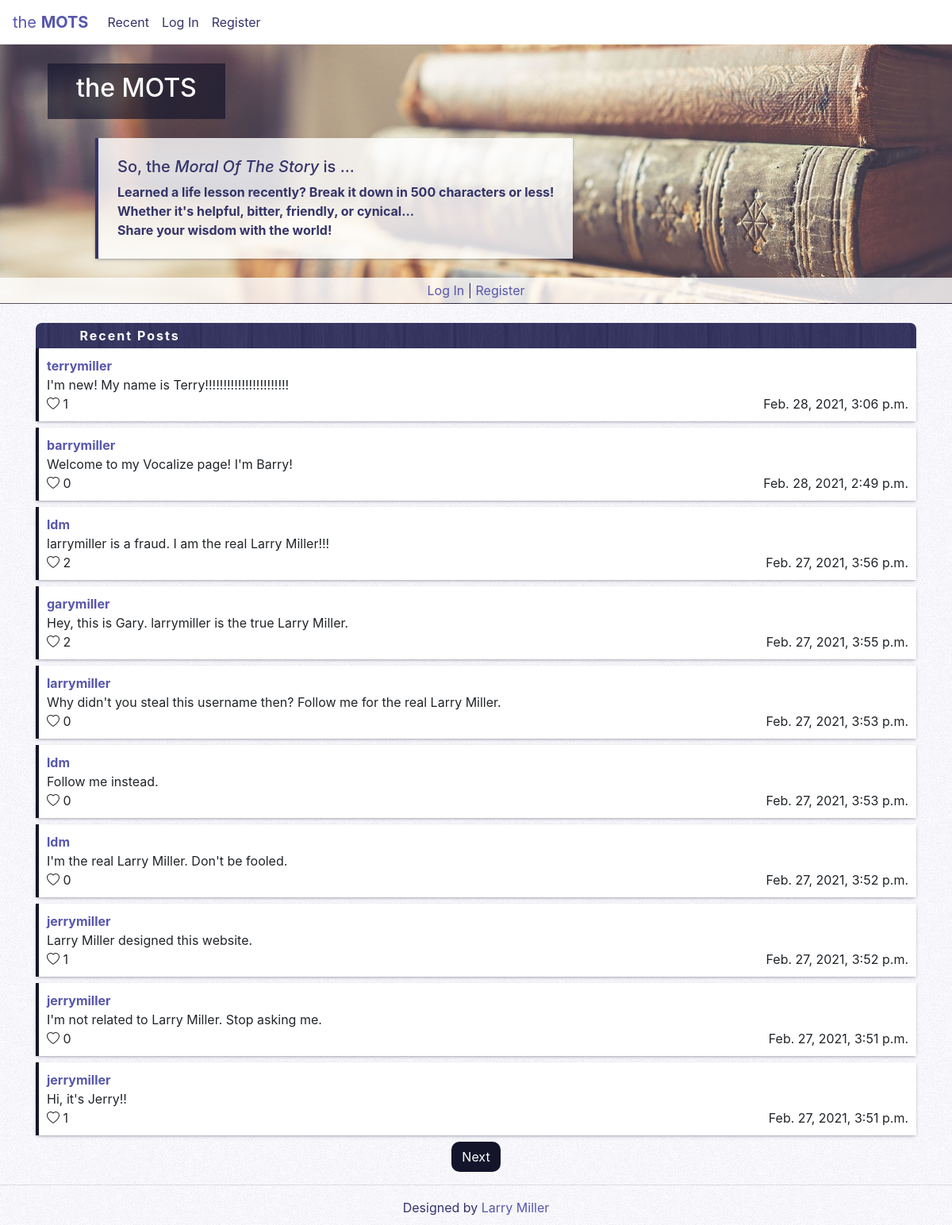
The app's page /, older data.
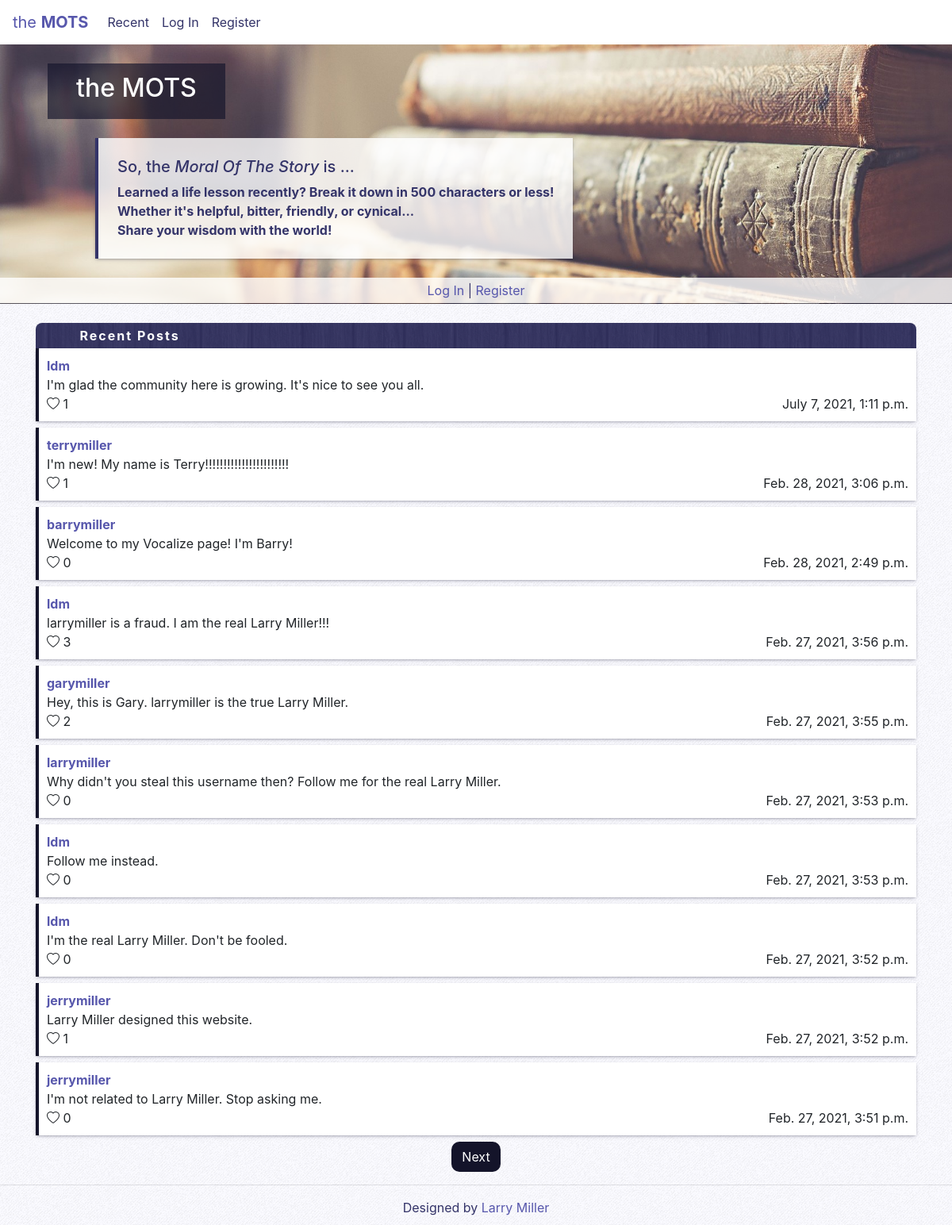
The same page, newer data.
### network/models.py (models this page shows, shortened)
class Post(models.Model):
    poster = models.ForeignKey(User, on_delete=models.CASCADE, related_name="posts", null=True)
    content = models.CharField(max_length=500, null=True)
    time = models.DateTimeField(auto_now_add=True, null=True)

class User(AbstractUser):
    pass

### network/views.py (the view)
# urls.py: path("", views.index, name="index"),
def index(request):
    posts = Post.objects.all().order_by('-time')
    activePosts = {}
    isLiked = {}
    likeIds = {}
    page = ""
    for post in posts:
        isLiked[post] = False
        if request.user.is_authenticated:
            if Like.objects.filter(postId=post.id, liker=request.user).count() > 0:
                currentLike = Like.objects.get(postId=post.id, liker=request.user)
                likeIds[post.id] = currentLike.id
            if Like.objects.filter(postId=post.id, liker=request.user, is_liked=True).count() > 0:
                isLiked[post] = True
        count = Like.objects.filter(postId=post.id, is_liked=True).count()
        activePosts[post] = count
        p = Paginator(posts, 10)
        page_num = request.GET.get('page', 1)
        try:
            page = p.page(page_num)
        except EmptyPage:
            page = p.page(1)
    return render(request, "network/index.html", {"activePosts": activePosts, "page": page, "isLiked": isLiked, "likeIds": likeIds})

### network/templates/network/index.html (shortened to what this page needs)
{% extends "network/layout.html" %}
{% block body %}
    {% if user.is_authenticated %}
        <div class="bannerbox">
            <br>
            <div class="bannerheader">
                <h2>the MOTS</h2>
            </div>
            <br>
            <br>
        </div>
        <div class="shareform">
            <form style="display: inline; padding: 1%;" action='{% url "newpost" %}' method="POST">
                {% csrf_token %}
                <input type="text" style="width: 84%;" maxlength=500 name="content" placeholder="So, the MoralOfTheStory is ...">
                <input type="submit" class="btnshare" style="width: 13%;" value="Share">
            </form>
        </div>
        <br>
    {% else %}
        <div class="bannerbox">
            <br>
            <div class="bannerheader">
                <h2 >the MOTS</h2>
            </div>
            <br>
            <div class="bannerblurb">
                <h5>So, the <i>Moral Of The Story</i> is ...</h5>
                Learned a life lesson recently? Break it down in 500 characters or less!<br>
                Whether it's helpful, bitter, friendly, or cynical...<br>
                Share your wisdom with the world!
            </div>
            <br>
            <p class="bannerfooter" style="text-align: center;"><a href="{% url 'login' %}">Log In</a> | <a href="{% url 'register' %}">Register</a></p>
        </div>
        <br>
    {% endif %}
<div class="container">
    <div class="postsheading">Recent Posts</div>
    {% for k in page %}
        <div class="simplebox">
            <a href="{% url 'profile' k.poster %}"><b>{{ k.poster }}</b></a>
            <p style="display: block;" id="postcontent{{ k.id }}">{{ k.content }}</p>
            <div class="row">
                <div class="col-3">
                    {% for post, bool in isLiked.items %}
                        {% if post == k and bool %}
                            <span onclick="Like('{{ k.id }}')"><i class="bi bi-heart-fill" id="likebutton{{ k.id }}"></i></span>
                            <span id="likecounter{{ k.id }}">
                                {% for currentPost, likeCount in activePosts.items %}
                                    {% if currentPost == k %}
                                        {{ likeCount }}
                                    {% endif %}
                                {% endfor %}
                            </span>
                        {% elif post == k %}
                            {% if user.is_authenticated %}
                                <span onclick="Like('{{ k.id }}')"><i class="bi bi-heart" id="likebutton{{ k.id }}"></i></span>
                                <span id="likecounter{{ k.id }}">
                                {% for currentPost, likeCount in activePosts.items %}
                                    {% if currentPost == k %}
                                        {{ likeCount }}
                                    {% endif %}
                                {% endfor %}
                                </span>
                            {% else %}
                                <i class="bi bi-heart"></i>
                                {% for currentPost, likeCount in activePosts.items %}
                                    {% if currentPost == k %}
                                        {{ likeCount }}
                                    {% endif %}
                                {% endfor %}
                            {% endif %}
                        {% endif %}
                    {% endfor %}
                </div>
                <div class="col-9">
                    <p class="posttime">{{ k.time }}</p>
                </div>
            </div>
        </div>
    {% endfor %}
    {% ifnotequal activePosts|length 0 %}
        <div style="text-align: center;">
                {% if page.has_next %}
                    <a href="{% url 'index' %}?page={{ page.next_page_number }}" class="btn btnactive">Next</a>
                {% endif %}
        </div>
    {% endifnotequal %}
</div>
{% endblock %}

Row changes from the older to the newer data that the page shows:
no longer on this page (row unchanged): Post: poster "jerrymiller", content "Hi, it's Jerry!!", likeCount "1", time "Feb. 27, 2021, 3:51 p.m."
added Post: poster "ldm", content "I'm glad the community here is growing. It's nice to see you all.", likeCount "1", time "July 7, 2021, 1:11 p.m."
computed for Post "larrymiller is a fraud. I am the real Larry Miller!!!": poster "2" → "3"
